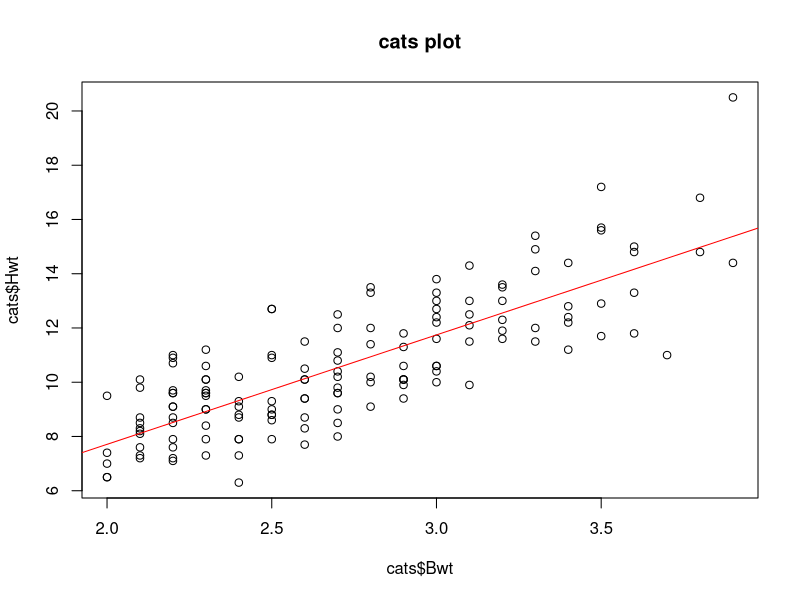
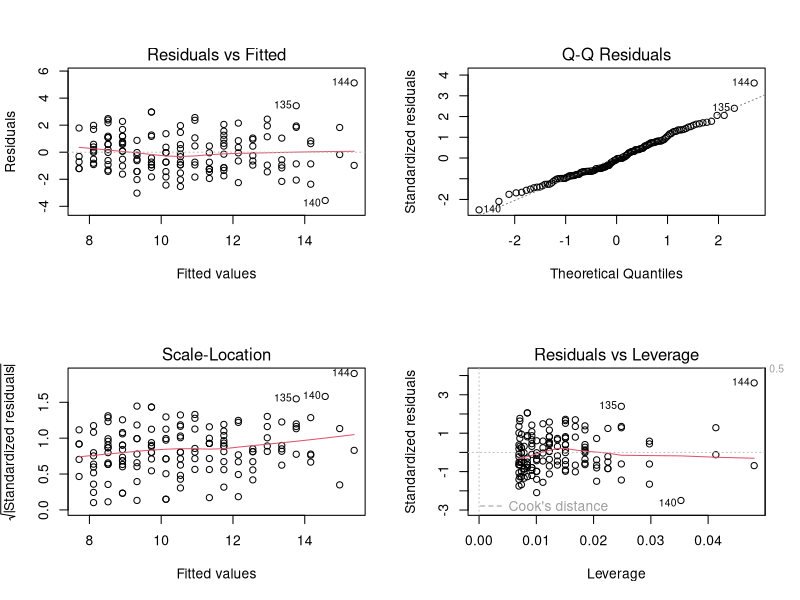

Generate these figures, in order, with R:
install.packages("MASS") # 여러가지 dataset을 포함하고 있는 패키지 
library(MASS)
data(cats) # MASS 패키지의 cats 데이터를 사용
model1 <- lm(cats$Hwt~cats$Bwt, data = cats) # lm(A~B) A:반응변수, B:회귀변수
summary(model1)
anova(model1) # ANOVA 검정으로 모델 유의성 검토  
plot(cats$Hwt~cats$Bwt , main ="cats plot")
abline(model1, col = "red") # 회귀직선 그리기 
par(mfrow = c(2,2))
plot(model1) #모형의 독립성, 정규성, 등분산성 검토 
